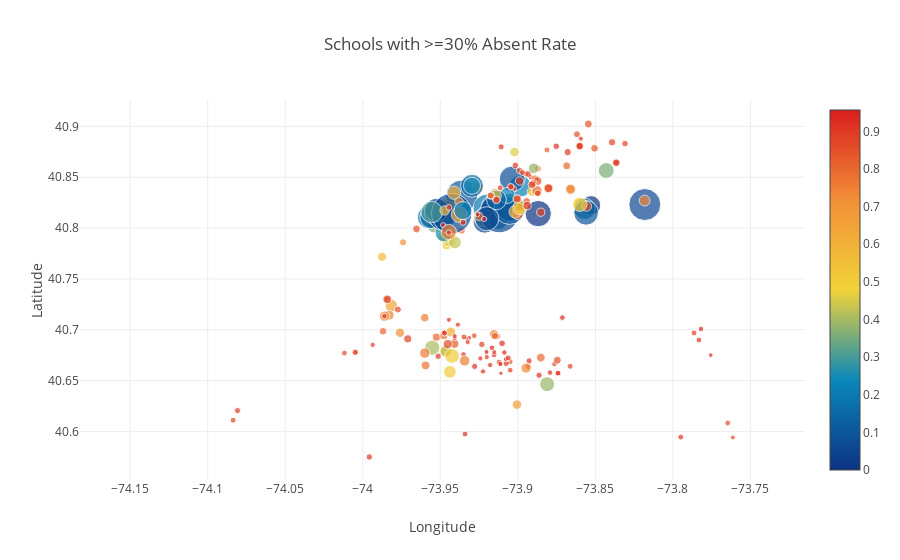

This figure's notebook cell:
### Code cell
data = [
    {
        'x': absent_30['Longitude'],
        'y': absent_30['Latitude'],
        'text': absent_30['School Name'],
        'mode': 'markers',
        'marker': {
            'color': df['Economic Need Index'],
            'size': df['School Income Estimate']/4500,
            'showscale': True,
            'colorscale': 'Portland'
        }
    }
]

layout = go.Layout(
    title= 'Schools with >=30% Absent Rate',
    xaxis=dict(title='Longitude'),
    yaxis=dict(title='Latitude')
)
fig = go.Figure(data=data, layout=layout)
iplot(fig, filename='scatter_hover_labels_absent_30')

### Figure 1 — Plotly figure (JSON) as saved in the notebook; plotly's stock layout.template omitted (floating-point values rounded to 4 significant figures; data arrays with more than 128 entries replaced by an {"elided": "..."} marker saying what was removed)
{"data": [{"marker": {"color": {"elided": "1272 float values"}, "colorscale": "Portland", "showscale": true, "size": {"elided": "1272 float values"}}, "mode": "markers", "text": {"elided": "330 str values"}, "type": "scatter", "uid": "6374e4ba-95bb-11e8-a4cc-ba30cb1f1e85", "x": {"elided": "330 float values"}, "y": {"elided": "330 float values"}}], "layout": {"title": "Schools with >=30% Absent Rate", "xaxis": {"title": "Longitude"}, "yaxis": {"title": "Latitude"}}}
